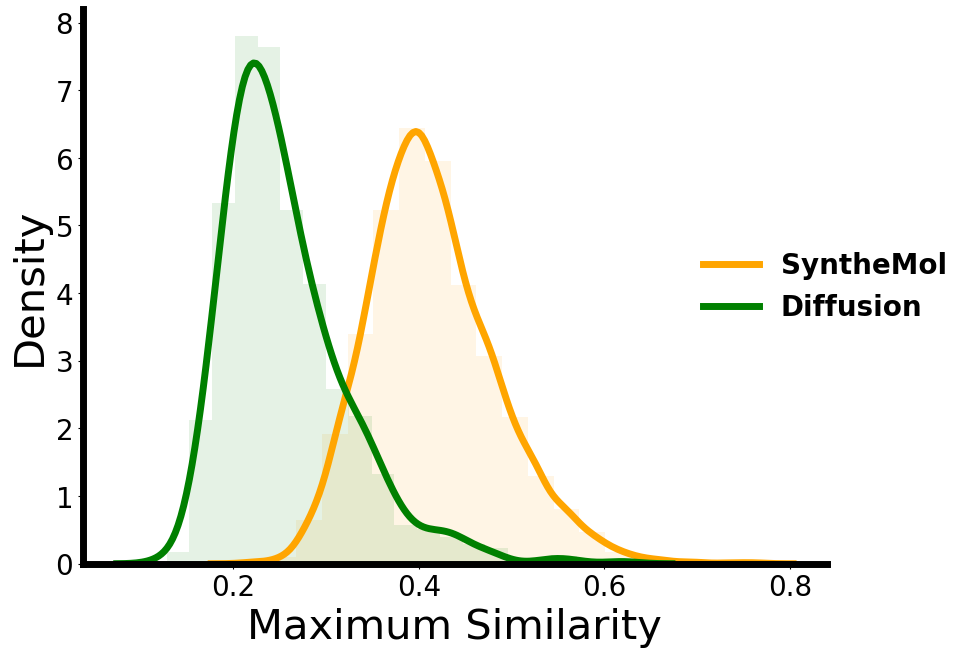

Write the Python code that produced this figure.
import pandas as pd
import numpy as np
from matplotlib import pyplot as plt
import seaborn as sns
from scipy.stats import ttest_ind, mannwhitneyu

def plot_molecular_novelty (molecule_sim_dir_1:str,
                            molecule_sim_dir_2:str,
                            output_dir:str):

    molecular_sim_1_df = pd.read_csv(molecule_sim_dir_1)
    print(len(molecular_sim_1_df))
    molecular_sim_2_df = pd.read_csv(molecule_sim_dir_2)
    print(molecular_sim_2_df)

    plt.rcParams['axes.labelsize'] = 20   # Axis labels
    plt.rcParams['xtick.labelsize'] = 20  # X-axis tick labels
    plt.rcParams['ytick.labelsize'] = 20  # Y-axis tick labels
    plt.rcParams['legend.fontsize'] = 20
    
    plt.figure(figsize=(9.6,7.2))
    ax=plt.subplot(111)
    for spine in ax.spines.values():
        spine.set_linewidth(5)
    
    plt.hist(molecular_sim_1_df['max_sim'],
             alpha = 0.1,
             bins=20,
             density = True,
             color = 'orange'
             # label = 'MCTS Generative Model',
             )
    sns.kdeplot(molecular_sim_1_df['max_sim'],
                label='SyntheMol',
                color = 'orange',
                lw=5)
    plt.hist(molecular_sim_2_df['max_sim'],
             alpha = 0.1,
             density = True,
             bins=20,
             color = 'green'
             # label = 'Diffusion Generative Model',
             )
    sns.kdeplot(molecular_sim_2_df['max_sim'],
                label='Diffusion',
                color = 'green',
                lw=5)
    legend = ax.legend(loc='center left', 
                       bbox_to_anchor=(0.8, 0.5), 
                       frameon=False)
    for text in legend.get_texts():
        text.set_fontweight('bold')
        text.set_fontsize(20)
    ax.set_xlabel("Maximum Similarity", 
              fontsize=30, 
              # fontweight='bold'
              )
    ax.set_ylabel("Density", 
              fontsize=30, 
              # fontweight='bold'
              )
    ax.spines[['right','top']].set_visible(False)

    plt.savefig(output_dir + 'novelty_distribution.png',
                bbox_inches='tight')
    plt.savefig(output_dir + 'novelty_distribution.pdf',
                bbox_inches='tight')

    print(f"Synthemol Model: Mean Sim= {np.mean(molecular_sim_1_df['max_sim'])} +/- {np.std(molecular_sim_1_df['max_sim'])}, Median Sim = {np.median(molecular_sim_1_df['max_sim'])} [{np.quantile(molecular_sim_1_df['max_sim'],[0.25,0.75])}]")
    print(f"Diff Model: Mean Sim= {np.mean(molecular_sim_2_df['max_sim'])} +/- {np.std(molecular_sim_2_df['max_sim'])}, Median Sim = {np.median(molecular_sim_2_df['max_sim'])} [{np.quantile(molecular_sim_2_df['max_sim'],[0.25,0.75])}]")

    # Statistical Test
    print("p-value = ", mannwhitneyu(molecular_sim_1_df['max_sim'], molecular_sim_2_df['max_sim']).pvalue)

if __name__ == '__main__':

    plot_molecular_novelty('data/output/generative/synthemol_generated/with_sim.csv',
                           'data/output/generative/diffusion_generated/with_sim.csv',
                           output_dir='evaluation/molecule_generation/output/')
